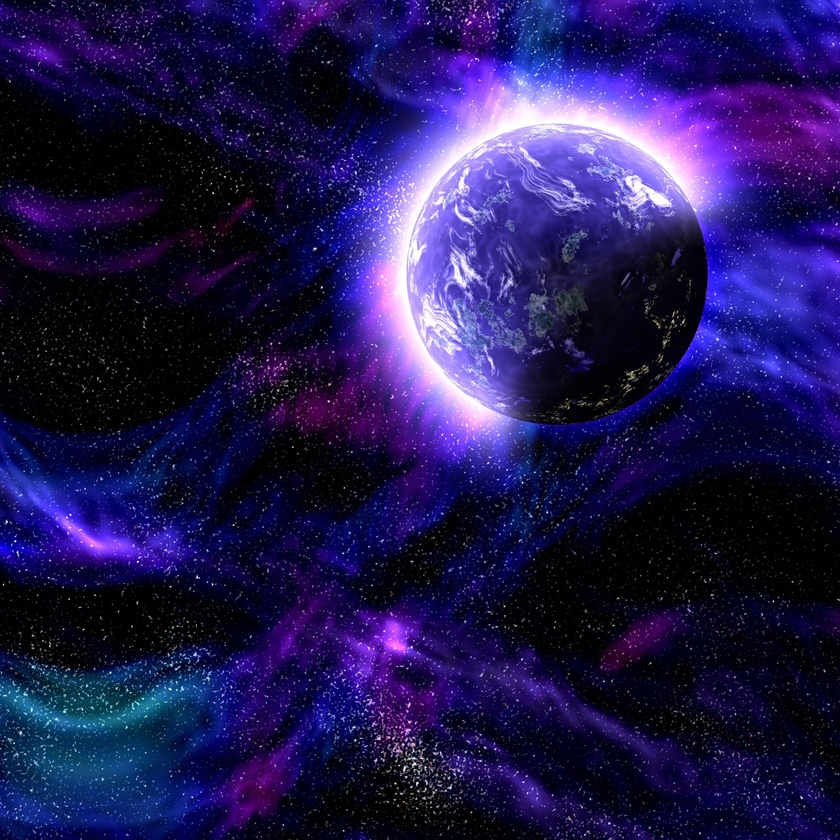
#> input picture original.jpeg, 840 x 840 px, shrunk from 3000 x 3000 before the run
$ python ordered_dither.py
#> lines starting #> are read from the running program, lines starting #| are printed output that depends on the picture
from PIL import Image, ImageOps
import os


def createMatrix(x, y, size, value, step, matrix):

    if (size == 1):
        matrix[y][x] = value
    else:
        size = int(size / 2)
        createMatrix(x, y, size, value , 4*step, matrix)
        createMatrix(x + size, y, size, value + 2*step, 4*step, matrix)
        createMatrix(x, y + size, size, value + 3*step, 4*step, matrix)
        createMatrix(x + size, y + size, size, value + step, 4*step, matrix)
        return matrix


imagePath = input('Please enter the image path:')
#> the answer given: original.jpeg
img = Image.open(imagePath)
#> img is the input picture: PIL image 840x840 RGB; mean R, G, B 33.6, 25.1, 81.8
img = ImageOps.exif_transpose(img)
file, extension = os.path.splitext(imagePath)
imgData = img.getdata()

grayScaleData = []
for rgb in imgData:
    data = 0.299*rgb[0] + 0.587*rgb[1] + 0.114*rgb[2]
    grayScaleData.append(data)
#> this loop made 705600 passes
#> (rgb, data) on passes 1 to 3: ((7, 0, 54), 8.25), ((13, 6, 58), 14.02), ((8, 4, 54), 10.9)
#> after the loop, grayScaleData = 705600 items


newImage = Image.new("L", img.size)
#> newImage: PIL image 840x840 L; every value is 0
newImage.putdata(list(grayScaleData))
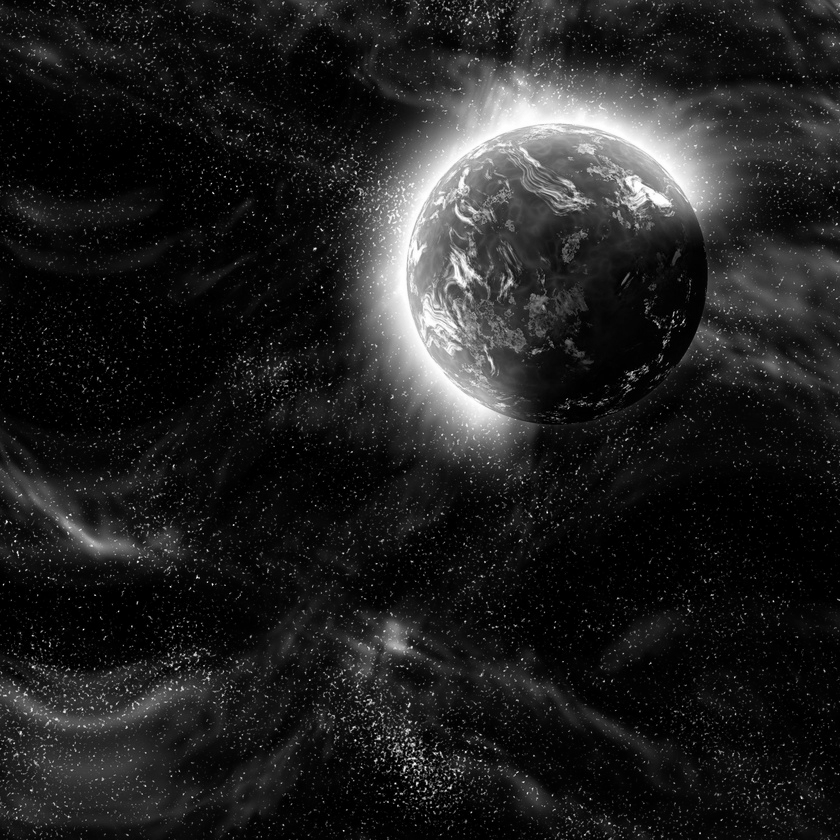
#> newImage: PIL image 840x840 L; min 0, max 255, mean 33.6

newImage.save('gray'+extension)
newImage.show()
matrixSize = int(input('Please enter the image size:'))
#> the answer given: 100
bayerMatrix = [[0 for i in range(matrixSize)] for i in range(matrixSize)]
bayerMatrix = createMatrix(0, 0, matrixSize, 0, 1, bayerMatrix)

valueMatrix = [[0 for i in range(img.size[0])] for i in range(img.size[1])]
x = 0
for i in range(img.size[1]):
    for j in range(img.size[0]):
        valueMatrix[i][j] = grayScaleData[x]
        x+=1
#> after the loop, valueMatrix = 840 items; x = 705600

dithered = []
for x in range(img.size[1]):
    for y in range(img.size[0]):
        i = x % matrixSize
        j = y % matrixSize
        if valueMatrix[x][y] > bayerMatrix[i][j]:
            dithered.append(1)
        else:
            dithered.append(0)


outImage = Image.new("1", img.size)
outImage.putdata(list(dithered))
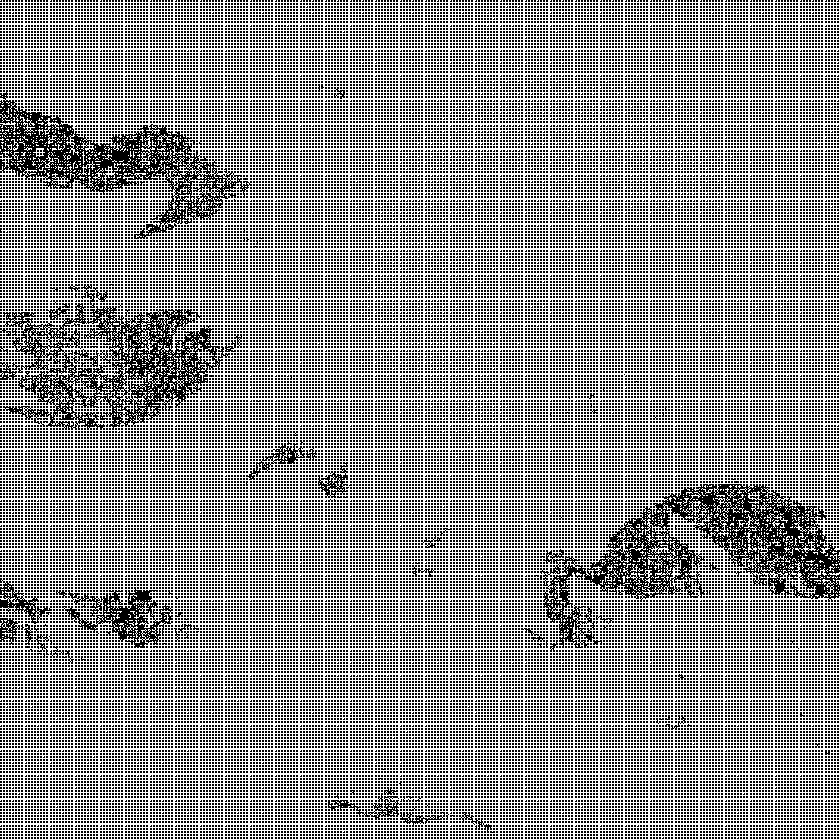
#> outImage: PIL image 840x840 1; 56.9% white; black in thin lines or dots

# newImage.save('output'+extension)
outImage.show()

$ run again, on lena.jpeg
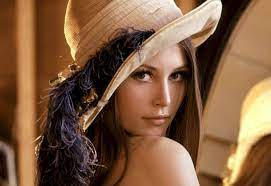
#> input picture lena.jpeg, 271 x 186 px
#> img is the input picture: PIL image 271x186 RGB; mean R, G, B 129.8, 93.1, 65
#> the loop `for rgb in imgData:` made 50406 passes
#> (rgb, data) on passes 1 to 3: ((85, 44, 16), 53.07), ((85, 44, 16), 53.07), ((85, 44, 14), 52.84)
#> after the loop `for rgb in imgData:`: grayScaleData = 50406 items
#> `newImage.putdata(list(grayScaleData))`:
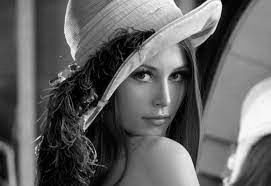
#> newImage: PIL image 271x186 L; min 0, max 253, mean 100.4
#> after the loop `for i in range(img.size[1]):`: valueMatrix = 186 items; x = 50406
#> `outImage.putdata(list(dithered))`:
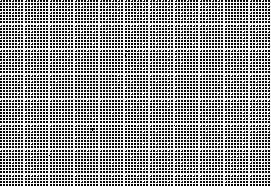
#> outImage: PIL image 271x186 1; 59.6% white; black in thin lines or dots

$ run again, on leo2.jpeg
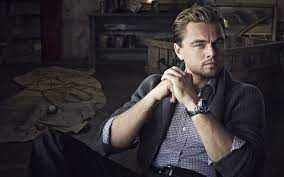
#> input picture leo2.jpeg, 284 x 177 px
#> img is the input picture: PIL image 284x177 RGB; mean R, G, B 53.3, 47.4, 51.3
#> the loop `for rgb in imgData:` made 50268 passes
#> (rgb, data) on passes 1 to 3: ((10, 4, 16), 7.16), ((12, 6, 18), 9.16), ((14, 8, 20), 11.16)
#> after the loop `for rgb in imgData:`: grayScaleData = 50268 items
#> `newImage.putdata(list(grayScaleData))`:
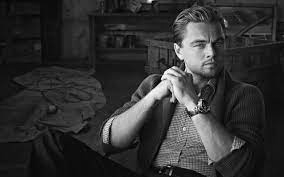
#> newImage: PIL image 284x177 L; min 0, max 254, mean 49.1
#> after the loop `for i in range(img.size[1]):`: valueMatrix = 177 items; x = 50268
#> `outImage.putdata(list(dithered))`:
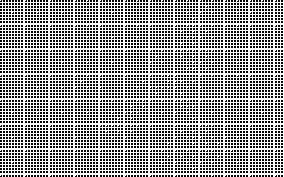
#> outImage: PIL image 284x177 1; 59.3% white; black in thin lines or dots
